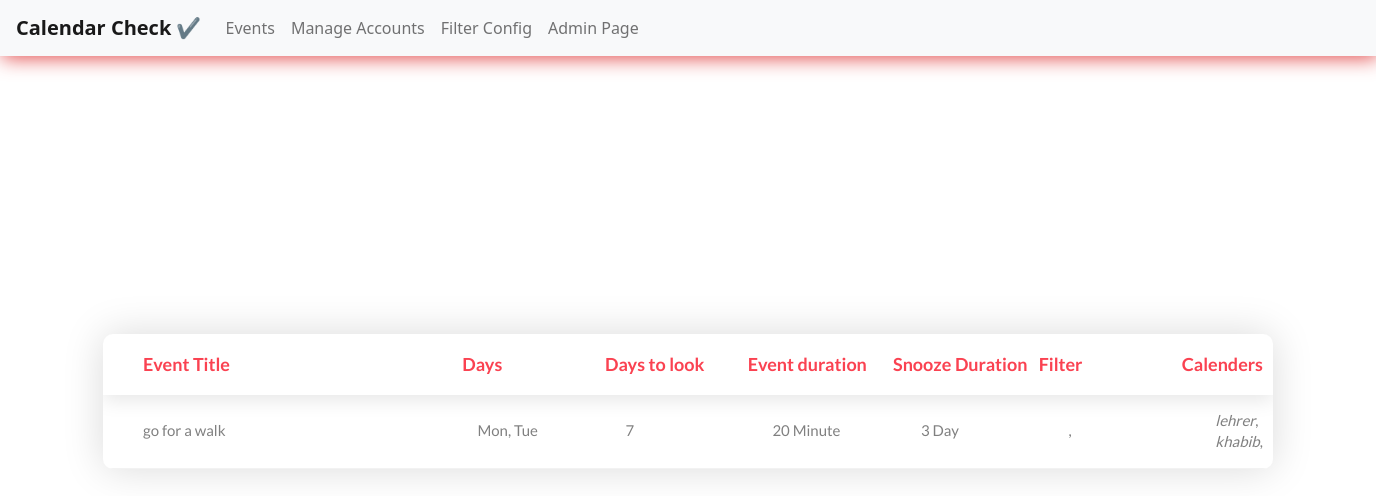
The page / on the database its author committed.
### cal/models.py (models this page shows, shortened)
class EventDetails(models.Model):
    title = models.CharField(max_length=200)
    days_to_look = models.IntegerField(null=True)
    days = MultiSelectField(choices=day_choices, null=True)
    event_duration_type = models.CharField(max_length=100, choices=event_duration_choice)
    event_duration = models.IntegerField()
    apply_snooze = models.BooleanField(default=True)
    snooze_type = models.CharField(max_length=100, choices=event_duration_choice)
    snooze_duration = models.IntegerField()
    snooze_days = MultiSelectField(choices=day_choices, null=True, blank=True)
    filter = models.ManyToManyField(Filter)
    calenders = models.ManyToManyField('Calenders')
    class Meta:
        verbose_name_plural = "Event Details"

class Filter(models.Model):
    filter_detail = models.CharField('Filter Detail', max_length=300, null=True)
    keyword = models.CharField(max_length=30, choices=keyword)
    X1 = models.CharField('value to set(X1)', max_length=200, null=True, blank=True)
    X2 = models.CharField('value to set(X2)', max_length=200, null=True, blank=True)
    add_temperature = models.BooleanField('Add Temperature?', default=False)
    Temperature_X1 = models.CharField('Temperature value (X1)', max_length=200, null=True, blank=True)
    Temperature_X2 = models.CharField('Temperature value (X2)', max_length=200, null=True, blank=True)
    class Meta:
        verbose_name_plural = "FIlters"

class Calenders(models.Model):
    name = models.CharField(null=True, blank=True, max_length=200)
    ide = models.CharField(max_length=400, null=True, blank=True)
    token_url = models.CharField(max_length=200, null=True, blank=True)
    title = models.CharField(max_length=200, null=True, blank=True)
    class Meta:
        verbose_name_plural = "Calenders"

### cal/views.py (the view)
# urls.py: path('', home, name='home'),
def home(request):
    events = EventDetails.objects.all()
    context = {'events': events}
    return render(request, 'cal/home.html', context)

### cal/templates/cal/home.html (shortened to what this page needs)
{% extends 'index.html' %}
{% load static %}
{% block content %}
<div class="limiter">
    <div class="container-table100">
        <div class="wrap-table100">
            <div class="table100 ver2 m-b-110">
                <div class="table100-head">
                    <table>
                        <thead>
                            <tr class="row100 head">
                                <th class="cell100 column1">Event Title</th>
                                <th class="cell100 column5">Days</th>
                                <th class="cell100 column2">Days to look</th>
                                <th class="cell100 column5">Event duration</th>
                                <th class="cell100 column5">Snooze Duration</th>
                                <th class="cell100 column5">Filter</th>
                                <th class="cell100 column5">Calenders</th>
                            </tr>
                        </thead>
                    </table>
                </div>
                <div class="table100-body js-pscroll">
                    <table>
                        <tbody>
                            {% for event in events %}
                            <tr class="row100 body">
                                <td class="cell100 column1">{{ event.title }}</td>
                                <td class="cell100 column5">{{ event.days }}</td>
                                <td class="cell100 column2">{{ event.days_to_look }}</td>
                                <td class="cell100 column5">{{ event.event_duration }} {{ event.event_duration_type }}</td>
                                <td class="cell100 column5">{{ event.snooze_duration }} {{ event.snooze_type }}</td>
                                <td class="cell100 column5">
                                    {% for fil in event.filter.all %}
                                    ,
                                    {% endfor %}
                                </td>
                                <td class="cell100 column5">
                                    {% for cal in event.calenders.all %}
                                    <i>{{ cal.name }}</i>,
                                    {% endfor %}
                                </td>
                            </tr>
                            {% endfor %}
                        </tbody>
                    </table>
                </div>
            </div>
        </div>
    </div>
</div>
{% endblock content %}

### static/css/main.css (style rules this page uses)
* { margin: 0px; padding: 0px; box-sizing: border-box; }
body, html { height: 100%; font-family: sans-serif; }
.js-pscroll { position: relative; overflow: hidden; }
.limiter { width: 1366px; margin: 0 auto; }
.container-table100 { width: 100%; min-height: 100vh; background: #fff; display: -webkit-box; display: -webkit-flex; display: -moz-box; display: -ms-flexbox; display: flex; align-items: center; justify-content: center; flex-wrap: wrap; padding: 33px 30px; }
.wrap-table100 { width: 1170px; }
.table100 { background-color: #fff; }
table { width: 100%; }
th, td { font-weight: unset; padding-right: 10px; }
.column1 { width: 33%; padding-left: 40px; }
.column2 { width: 13%; }
.column5 { width: 13%; }
.table100-head th { padding-top: 18px; padding-bottom: 18px; }
.table100-body td { padding-top: 16px; padding-bottom: 16px; }
.table100 { position: relative; padding-top: 60px; }
.table100-head { position: absolute; width: 100%; top: 0; left: 0; }
.table100-body { max-height: 585px; overflow: auto; }
.table100.ver2 .table100-head { box-shadow: 0 5px 20px 0px rgba(0, 0, 0, 0.1); -moz-box-shadow: 0 5px 20px 0px rgba(0, 0, 0, 0.1); -webkit-box-shadow: 0 5px 20px 0px rgba(0, 0, 0, 0.1); -o-box-shadow: 0 5px 20px 0px rgba(0, 0, 0, 0.1); -ms-box-shadow: 0 5px 20px 0px rgba(0, 0, 0, 0.1); }
.table100.ver2 th { font-family: Lato-Bold; font-size: 18px; color: #fa4251; line-height: 1.4; background-color: transparent; }
.table100.ver2 td { font-family: Lato-Regular; font-size: 15px; color: #808080; line-height: 1.4; }
.table100.ver2 .table100-body tr { border-bottom: 1px solid #f2f2f2; }
.table100.ver2 { border-radius: 10px; overflow: hidden; box-shadow: 0 0px 40px 0px rgba(0, 0, 0, 0.15); -moz-box-shadow: 0 0px 40px 0px rgba(0, 0, 0, 0.15); -webkit-box-shadow: 0 0px 40px 0px rgba(0, 0, 0, 0.15); -o-box-shadow: 0 0px 40px 0px rgba(0, 0, 0, 0.15); -ms-box-shadow: 0 0px 40px 0px rgba(0, 0, 0, 0.15); }

### rows shown on the page
EventDetails: title "go for a walk", days "Mon, Tue", days_to_look "7", event_duration "20", event_duration_type "Minute", snooze_duration "3", snooze_type "Day"
Calenders: name "lehrer"
Calenders: name "khabib"
